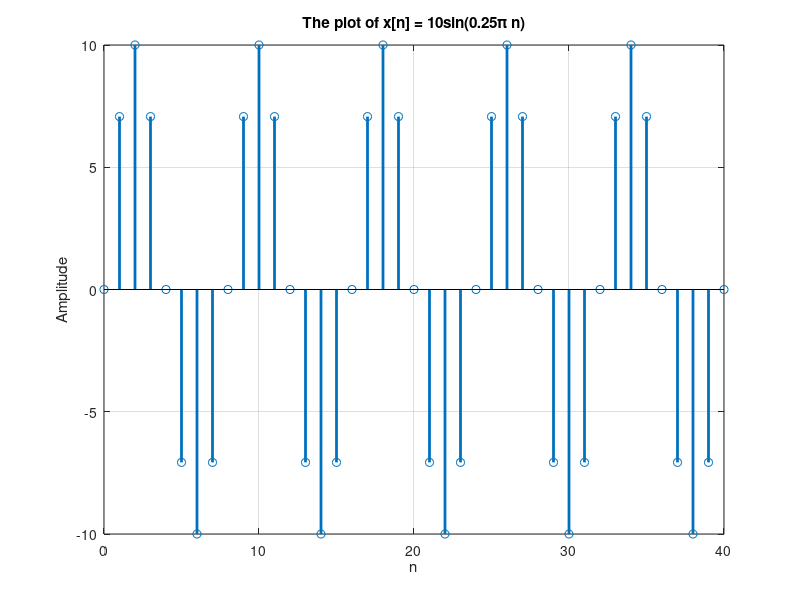
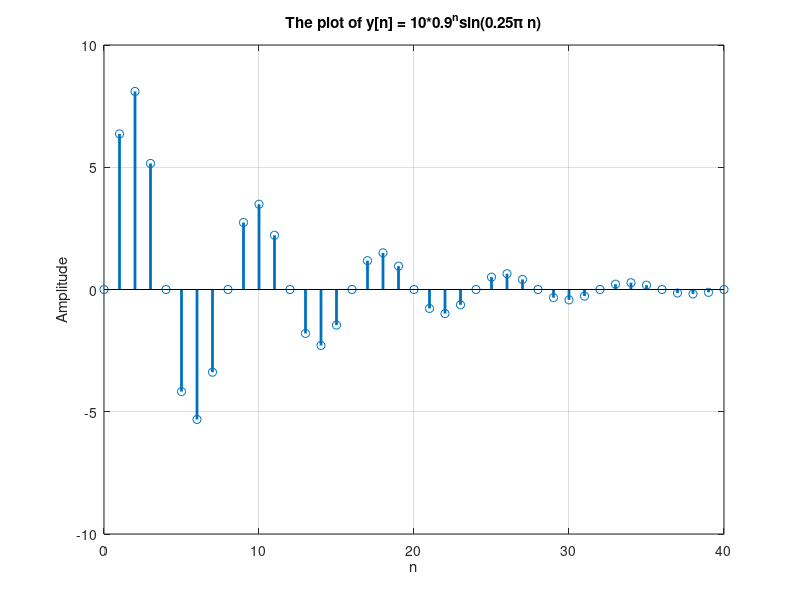
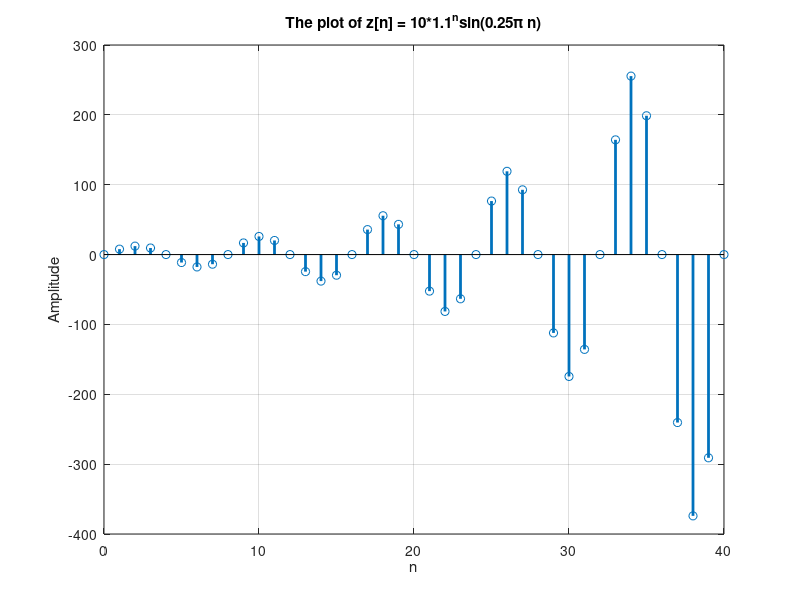
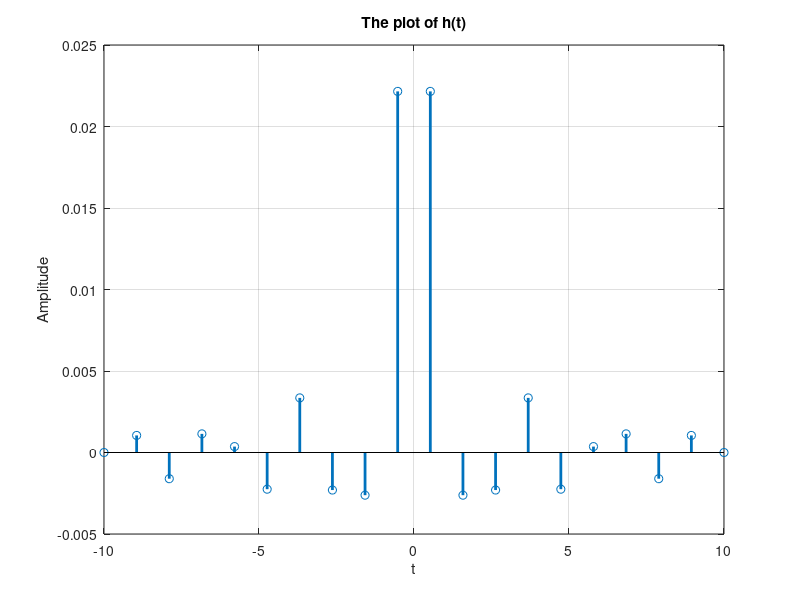

MATLAB code for these plots, in order:
A = 10; % Amplitude of the sinewave
w = 0.25*pi; % Angular frequency in rad/sample
theta = 0; % The phase
alpha1 = 0.9; % The exponential decaying constant
alpha2 = 1.1; % The exponential growing constant

% Write the expression for the fundamental period of the sinusoid. Store it in variable N
[N,k] = rat((2*pi)/w); %rat function calculates and give fraction value that is stored separately in N and k as Numerator and Denominator respectively

% Write the range of n such that 5 cycles of the sinusoid will be plotted. Store it in variable n
n = 0:(5*N);

% Write the equation for the sinusoid. Store it in variable x
x = A*sin(w*n + theta);

stem(n, x, 'linewidth', 2);
grid
xlabel('n');
ylabel('Amplitude');
title('The plot of x[n] = 10sin(0.25\pi n)');


% Write the equation for the exponentially decaying sinusoid. Store it in variable y
y = (alpha1.^n) .* (x) ;

figure(2);
stem(n, y, 'linewidth', 2);
grid
xlabel('n');
ylabel('Amplitude');
title('The plot of y[n] = 10*0.9^nsin(0.25\pi n)');

% Write the equation for the exponentially growing sinusoid. Store it in variable z
z = (alpha2.^n) .* (x) ;

figure(3);
stem(n, z, 'linewidth', 2);
grid
xlabel('n');
ylabel('Amplitude');
title('The plot of z[n] = 10*1.1^nsin(0.25\pi n)');

t=linspace(-10,10,20);
h = 4*sinc(100*t);
figure(4);
stem(t, h, 'linewidth', 2);
grid
xlabel('t');
ylabel('Amplitude');
title('The plot of h(t)');
